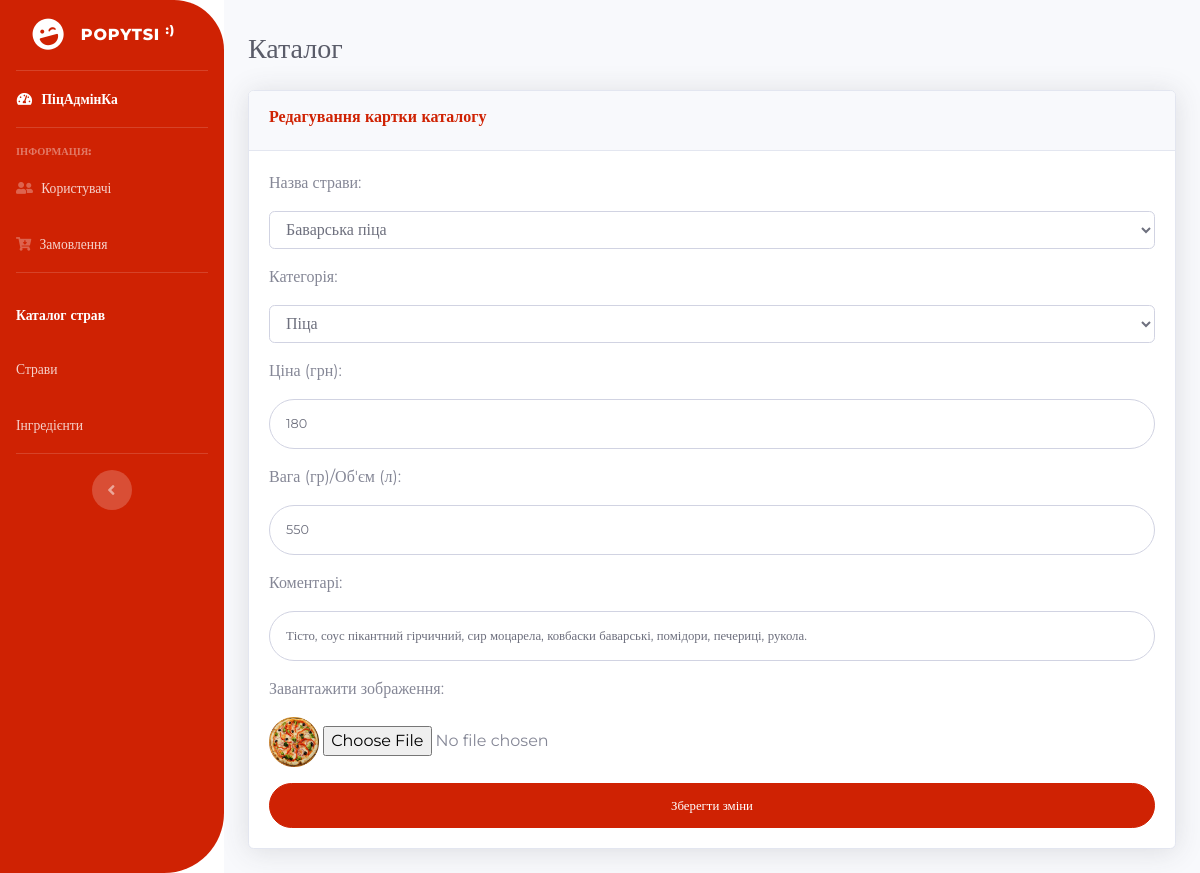
/admin/modules/catalogs/edit_catalog.php?id=1, run on the app's committed database.
### tables this page shows
CREATE TABLE `catalogs` (
  `id` int(11) NOT NULL,
  `id_composition` int(11) NOT NULL,
  `id_category` int(11) NOT NULL,
  `price` float NOT NULL,
  `amount_catalog` float NOT NULL,
  `imagename` varchar(255) NOT NULL,
  `comments` varchar(255) NOT NULL
);

### admin/modules/catalogs/edit_catalog.php (the view, shortened to what this page needs)
<?php
require($_SERVER['DOCUMENT_ROOT'] . "/admin/partials/header.php");
?>
<div id="wrapper">
    <?php
    require($_SERVER['DOCUMENT_ROOT'] . "/admin/partials/sidebar.php");
    ?>
    <div id="content-wrapper" class="d-flex flex-column">
        <div id="content">
            <div class="container-fluid">
                <div class="d-sm-flex align-items-center justify-content-between mb-4">
                <h1 class="h3 mb-0 text-gray-800">Каталог</h1>
            </div>
            <div class="card shadow mb-4">
                <div class="card-header py-3">
                    <h6 class="font-weight-bold text-primary">Редагування картки каталогу</h6>
                </div>
                <div class="card-body">
                    <?php
                        $catalogs_id = $_GET ['id'];
                        $select = mysqli_query($connect, "SELECT * FROM `catalogs` WHERE `id` = '$catalogs_id'");
                        $select_2 = "SELECT * FROM `composition`";
                        $select_3 = "SELECT * FROM `category`";
                        $article = mysqli_fetch_assoc($select);
                        $categories = $connect->query($select_2);
                        $categories2 = $connect->query($select_3);
                    ?>
                    <form class="user" action="vendor\edit_catalog.php" method="POST" enctype="multipart/form-data">
                        <div class="form-group">
                            <p>Назва страви:</p>
                            <select class="form-control" name="id_composition">
                                <?php while (($category = $categories->fetch_assoc()) > 0): ?>
                                <?php if($category['id'] == $article ['id_composition']): ?>
                                    <option selected="" value="<?=$category['id'];?>"><?=$category['composition'];?></option>
                                <?php else: ?>
                                    <option value="<?=$category['id'];?>"><?=$category['composition'];?></option>
                                <?php endif; ?>
                                <?php endwhile; ?>
                            </select>
                        </div>
                        <div class="form-group">
                            <p>Категорія:</p>
                            <select class="form-control" name="id_category">
                                <?php while (($category = $categories2->fetch_assoc()) > 0): ?>
                                <?php if($category['id'] == $article ['id_category']): ?>
                                    <option selected="" value="<?=$category['id'];?>"><?=$category['category'];?></option>
                                <?php else: ?>
                                    <option value="<?=$category['id'];?>"><?=$category['category'];?></option>
                                <?php endif; ?>
                                <?php endwhile; ?>
                            </select>
                        </div>
                        <div class="form-group">
                            <p>Ціна (грн):</p>
                            <input type="number" class="form-control form-control-user" step="0.1" name="price" value="<?= $article['price'] ?>">
                        </div>
                        <div class="form-group">
                            <p>Вага (гр)/Об'єм (л):</p>
                            <input type="number" class="form-control form-control-user" step="0.1" name="amount_catalog" value="<?= $article['amount_catalog'] ?>">
                        </div>
                        <div class="form-group">
                            <p>Коментарі:</p>
                            <input type="text" class="form-control form-control-user"  name="comments" value="<?= $article['comments'] ?>">
                        </div>
                        <div class="form-group">
                            <p>Завантажити зображення:</p>
                            <td><img src="/assets/img/products/<?= $article['imagename'] ?>" style="height: 50px; width: 50px;" ></td>
                            <input type="file"name="filename"  size="10">
                        </div>
                        <button type="submit" class="btn btn-success btn-user btn-block">Зберегти зміни</button>
                    </form>
                </div>
            </div>
            </div>
        </div>
    </div>
</div>
<?php
require($_SERVER['DOCUMENT_ROOT'] . "/admin/partials/footer.php");
?>

### data on the page
catalogs: price "180", amount_catalog "550", comments "Тісто, соус пікантний гірчичний, сир моцарела, ковбаски баварські, помідори, печериці, рукола.", imagename (picture)

### other printed values
form field id_composition "Баварська піца"
form field id_category "Піца"
